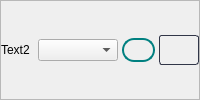
             <widget class="QFrame" name="text2_2">
              <property name="maximumSize">
               <size>
                <width>16777215</width>
                <height>16777215</height>
               </size>
              </property>
              <property name="frameShape">
               <enum>QFrame::StyledPanel</enum>
              </property>
              <property name="frameShadow">
               <enum>QFrame::Raised</enum>
              </property>
              <layout class="QHBoxLayout" name="horizontalLayout_11">
               <property name="spacing">
                <number>4</number>
               </property>
               <property name="leftMargin">
                <number>0</number>
               </property>
               <property name="topMargin">
                <number>0</number>
               </property>
               <property name="rightMargin">
                <number>0</number>
               </property>
               <property name="bottomMargin">
                <number>0</number>
               </property>
               <item>
                <widget class="QLabel" name="text2_1">
                 <property name="minimumSize">
                  <size>
                   <width>0</width>
                   <height>0</height>
                  </size>
                 </property>
                 <property name="maximumSize">
                  <size>
                   <width>70</width>
                   <height>16777215</height>
                  </size>
                 </property>
                 <property name="text">
                  <string>Text2</string>
                 </property>
                </widget>
               </item>
               <item>
                <widget class="QComboBox" name="changeSelectedColor_7">
                 <property name="minimumSize">
                  <size>
                   <width>80</width>
                   <height>0</height>
                  </size>
                 </property>
                 <property name="maximumSize">
                  <size>
                   <width>80</width>
                   <height>16777215</height>
                  </size>
                 </property>
                </widget>
               </item>
               <item>
                <widget class="QLabel" name="selectedColor_7">
                 <property name="minimumSize">
                  <size>
                   <width>0</width>
                   <height>24</height>
                  </size>
                 </property>
                 <property name="maximumSize">
                  <size>
                   <width>50</width>
                   <height>24</height>
                  </size>
                 </property>
                 <property name="styleSheet">
                  <string notr="true">QLabel{
	border: 2px solid teal;
	border-radius: 12px;
}</string>
                 </property>
                 <property name="text">
                  <string/>
                 </property>
                </widget>
               </item>
               <item>
                <widget class="QPushButton" name="colorPicker_7">
                 <property name="minimumSize">
                  <size>
                   <width>40</width>
                   <height>30</height>
                  </size>
                 </property>
                 <property name="maximumSize">
                  <size>
                   <width>40</width>
                   <height>30</height>
                  </size>
                 </property>
                 <property name="cursor">
                  <cursorShape>PointingHandCursor</cursorShape>
                 </property>
                 <property name="styleSheet">
                  <string notr="true">QPushButton { 
	   border: 1px  solid  rgb(49, 54, 72);
	border-radius: 3px;
 background: qlineargradient(x1: 0, y1: 0, x2: 0, y2: 1,
                                stop: 0 #13161f, stop: 0.4 #161924,
                                stop: 0.5 #171c26, stop: 1.0 #1b202c);
}

QPushButton:hover{
	background:rgb(62, 62, 62);
	border-radius: 3px;
}</string>
                 </property>
                 <property name="text">
                  <string/>
                 </property>
                
                </widget>
               </item>
              </layout>
             </widget>
